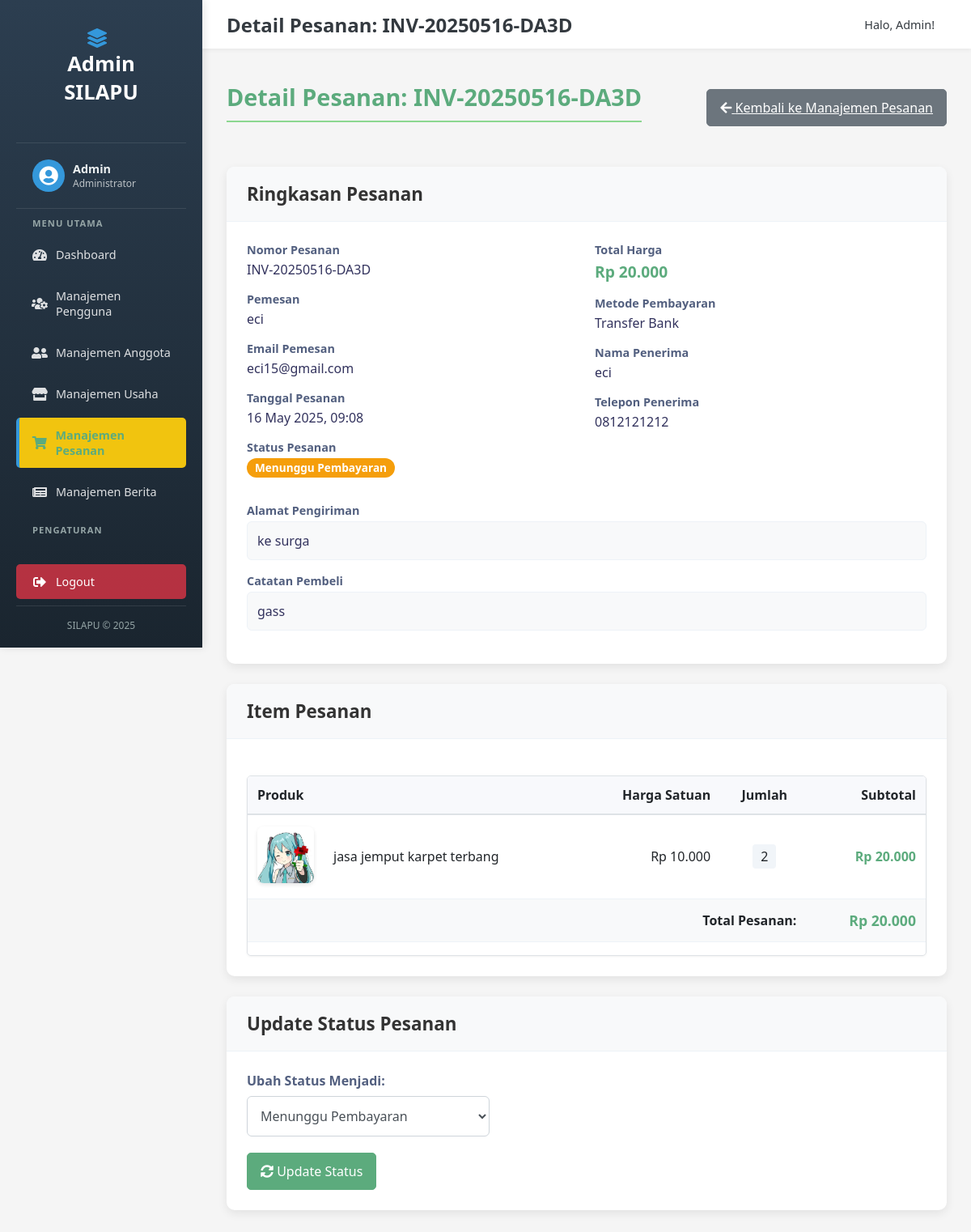
The app's page /admin/detail_pesanan.php?nomor_pesanan=INV-20250516-DA3D (signed in) with its own data.
### tables this page shows
CREATE TABLE `pesanan` (
  `id` int NOT NULL,
  `user_id` int DEFAULT NULL,
  `nomor_pesanan` varchar(50) NOT NULL,
  `total_harga` decimal(12,2) NOT NULL,
  `status_pesanan` varchar(50) NOT NULL DEFAULT 'Menunggu Pembayaran',
  `metode_pembayaran` varchar(100) DEFAULT NULL,
  `alamat_pengiriman` text,
  `nama_penerima` varchar(255) DEFAULT NULL,
  `telepon_penerima` varchar(20) DEFAULT NULL,
  `catatan_pembeli` text,
  `tanggal_pesanan` timestamp NULL DEFAULT CURRENT_TIMESTAMP,
  `tanggal_update` timestamp NULL DEFAULT CURRENT_TIMESTAMP ON UPDATE CURRENT_TIMESTAMP
);

CREATE TABLE `users` (
  `id` int NOT NULL,
  `username` varchar(100) NOT NULL,
  `email` varchar(255) NOT NULL,
  `password` varchar(255) NOT NULL,
  `role` varchar(50) NOT NULL DEFAULT 'user',
  `created_at` timestamp NULL DEFAULT CURRENT_TIMESTAMP
);

CREATE TABLE `detail_pesanan` (
  `id` int NOT NULL,
  `pesanan_id` int NOT NULL,
  `produk_id` int DEFAULT NULL,
  `nama_produk` varchar(255) NOT NULL,
  `harga_produk` decimal(10,2) NOT NULL,
  `jumlah` int NOT NULL,
  `subtotal_item` decimal(10,2) NOT NULL
);

CREATE TABLE `produk_layanan` (
  `id` int NOT NULL,
  `usaha_id` int NOT NULL,
  `nama_produk_layanan` varchar(255) NOT NULL,
  `deskripsi_produk_layanan` text,
  `harga` decimal(10,2) NOT NULL,
  `satuan` varchar(50) DEFAULT 'pcs',
  `stok` int DEFAULT NULL,
  `foto_produk_layanan` varchar(255) DEFAULT NULL,
  `kategori_produk_layanan` varchar(100) DEFAULT NULL,
  `is_tersedia` tinyint(1) DEFAULT '1',
  `tanggal_ditambahkan` timestamp NULL DEFAULT CURRENT_TIMESTAMP,
  `tanggal_diupdate` timestamp NULL DEFAULT CURRENT_TIMESTAMP ON UPDATE CURRENT_TIMESTAMP
);

### admin/detail_pesanan.php (the view, shortened to what this page needs)
<?php
 $pathPrefix = '../';
 $adminPathPrefix = '';
 $pageTitle = "Detail Pesanan";
 require $pathPrefix . 'config/db.php';
 $pesanan_detail = null;
 $item_pesanan_list = [];
 $error_message = '';
 if (!isset($_GET['nomor_pesanan'])) {
     $error_message = "Nomor pesanan tidak disediakan.";
 } else {
     $nomor_pesanan_url = trim($_GET['nomor_pesanan']);
     $stmt_pesanan = $conn->prepare("SELECT p.*, u.username AS nama_pemesan, u.email AS email_pemesan
                                     FROM pesanan p
                                     LEFT JOIN users u ON p.user_id = u.id
                                     WHERE p.nomor_pesanan = ?");
     if (!$stmt_pesanan) {
         $error_message = "Database error (prepare pesanan): " . $conn->error;
     } else {
         $stmt_pesanan->bind_param("s", $nomor_pesanan_url);
         $stmt_pesanan->execute();
         $result_pesanan = $stmt_pesanan->get_result();
         if ($result_pesanan->num_rows === 1) {
             $pesanan_detail = $result_pesanan->fetch_assoc();
             $pageTitle = "Detail Pesanan: " . htmlspecialchars($pesanan_detail['nomor_pesanan']);
             $stmt_items = $conn->prepare("SELECT dp.*, pl.foto_produk_layanan
                                           FROM detail_pesanan dp
                                           LEFT JOIN produk_layanan pl ON dp.produk_id = pl.id
                                           WHERE dp.pesanan_id = ?");
             if (!$stmt_items) {
                 $error_message = ($error_message ? $error_message . "<br>" : "") . "Database error (prepare items): " . $conn->error;
             } else {
                 $stmt_items->bind_param("i", $pesanan_detail['id']);
                 $stmt_items->execute();
                 $result_items = $stmt_items->get_result();
                 while ($row = $result_items->fetch_assoc()) {
                     $item_pesanan_list[] = $row;
                 }
             }
         } else {
             $error_message = "Pesanan tidak ditemukan.";
         }
     }
 }
 include $pathPrefix . 'includes/admin_header.php';
 ?>
<div class="page-header">
    <h2 class="section-title"><?php echo $pageTitle; ?></h2>
    <a href="<?php echo $adminPathPrefix; ?>manajemen_pesanan.php" class="btn btn-secondary">
        <i class="fas fa-arrow-left"></i> Kembali ke Manajemen Pesanan
    </a>
</div>
<?php if ($pesanan_detail): ?>
    <div class="card">
        <div class="card-header">
            <h3 class="card-title">Ringkasan Pesanan</h3>
        </div>
        <div class="card-body">
            <div class="info-grid">
                <div>
                    <div class="info-group">
                        <span class="info-label">Nomor Pesanan</span>
                        <div class="info-value"><?php echo htmlspecialchars($pesanan_detail['nomor_pesanan']); ?></div>
                    </div>
                    <div class="info-group">
                        <span class="info-label">Pemesan</span>
                        <div class="info-value">
                            <?php echo htmlspecialchars($pesanan_detail['nama_pemesan'] ?? '[User Dihapus]'); ?>
                        </div>
                    </div>
                    <div class="info-group">
                        <span class="info-label">Email Pemesan</span>
                        <div class="info-value"><?php echo htmlspecialchars($pesanan_detail['email_pemesan'] ?? '-'); ?></div>
                    </div>
                    <div class="info-group">
                        <span class="info-label">Tanggal Pesanan</span>
                        <div class="info-value"><?php echo date('d F Y, H:i', strtotime($pesanan_detail['tanggal_pesanan'])); ?></div>
                    </div>
                    <div class="info-group">
                        <span class="info-label">Status Pesanan</span>
                        <div class="info-value">
                            <span class="badge" style="background-color: <?php
                                $status_colors = [
                                    'Menunggu Pembayaran' => '#f59e0b',
                                    'Pembayaran Dikonfirmasi' => '#10b981',
                                    'Diproses' => '#3b82f6',
                                    'Dikirim' => '#8b5cf6',
                                    'Selesai' => '#16a34a',
                                    'Dibatalkan' => '#ef4444'
                                ];
                                echo $status_colors[$pesanan_detail['status_pesanan']] ?? '#6c757d';
                            ?>; color: white;">
                                <?php echo htmlspecialchars($pesanan_detail['status_pesanan']); ?>
                            </span>
                        </div>
                    </div>
                </div>
                <div>
                    <div class="info-group">
                        <span class="info-label">Total Harga</span>
                        <div class="info-value total-price">Rp <?php echo number_format($pesanan_detail['total_harga'], 0, ',', '.'); ?></div>
                    </div>
                    <div class="info-group">
                        <span class="info-label">Metode Pembayaran</span>
                        <div class="info-value"><?php echo htmlspecialchars($pesanan_detail['metode_pembayaran']); ?></div>
                    </div>
                    <div class="info-group">
                        <span class="info-label">Nama Penerima</span>
                        <div class="info-value"><?php echo htmlspecialchars($pesanan_detail['nama_penerima']); ?></div>
                    </div>
                    <div class="info-group">
                        <span class="info-label">Telepon Penerima</span>
                        <div class="info-value"><?php echo htmlspecialchars($pesanan_detail['telepon_penerima']); ?></div>
                    </div>
                </div>
            </div>
            <div class="info-group" style="margin-top: 15px;">
                <span class="info-label">Alamat Pengiriman</span>
                <div class="info-value" style="background-color: #f8f9fa; padding: 12px; border-radius: 6px; border: 1px solid #edf2f7;">
                    <?php echo nl2br(htmlspecialchars($pesanan_detail['alamat_pengiriman'])); ?>
                </div>
            </div>
            <?php if (!empty($pesanan_detail['catatan_pembeli'])): ?>
                <div class="info-group">
                    <span class="info-label">Catatan Pembeli</span>
                    <div class="info-value" style="background-color: #f8f9fa; padding: 12px; border-radius: 6px; border: 1px solid #edf2f7;">
                        <?php echo nl2br(htmlspecialchars($pesanan_detail['catatan_pembeli'])); ?>
                    </div>
                </div>
            <?php endif; ?>
        </div>
    </div>
    <div class="card">
        <div class="card-header">
            <h3 class="card-title">Item Pesanan</h3>
        </div>
        <div class="card-body">
            <?php if (!empty($item_pesanan_list)): ?>
                <div class="table-responsive">
                    <table class="table">
                        <thead>
                            <tr>
                                <th colspan="2">Produk</th>
                                <th style="text-align: right;">Harga Satuan</th>
                                <th style="text-align: center;">Jumlah</th>
                                <th style="text-align: right;">Subtotal</th>
                            </tr>
                        </thead>
                        <tbody>
                            <?php foreach ($item_pesanan_list as $item): ?>
                                <tr>
                                    <td style="width: 90px;">
                                        <?php if ($item['foto_produk_layanan']): ?>
                                            <img src="<?php echo $pathPrefix . htmlspecialchars($item['foto_produk_layanan']); ?>"
                                                 alt="<?php echo htmlspecialchars($item['nama_produk']); ?>"
                                                 class="product-image">
                                        <?php else: ?>
                                            <img src="<?php echo $pathPrefix; ?>assets/images/placeholder_produk.png"
                                                 alt="Placeholder"
                                                 class="product-image" style="opacity:0.5;">
                                        <?php endif; ?>
                                    </td>
                                    <td>
                                        <div style="font-weight: 500;"><?php echo htmlspecialchars($item['nama_produk']); ?></div>
                                    </td>
                                    <td style="text-align: right; white-space: nowrap;">
                                        Rp <?php echo number_format($item['harga_produk'], 0, ',', '.'); ?>
                                    </td>
                                    <td style="text-align: center;">
                                        <span style="display: inline-block; background-color: #f1f5f9; padding: 4px 10px; border-radius: 4px; font-weight: 500;">
                                            <?php echo $item['jumlah']; ?>
                                        </span>
                                    </td>
                                    <td style="text-align: right; white-space: nowrap; font-weight: 600; color: var(--dark-green);">
                                        Rp <?php echo number_format($item['subtotal_item'], 0, ',', '.'); ?>
                                    </td>
                                </tr>
                            <?php endforeach; ?>
                            <tr style="background-color: #f8f9fa;">
                                <td colspan="4" style="text-align: right; font-weight: 600; padding: 15px;">Total Pesanan:</td>
                                <td style="text-align: right; font-weight: 700; font-size: 1.1rem; color: var(--dark-green);">
                                    Rp <?php echo number_format($pesanan_detail['total_harga'], 0, ',', '.'); ?>
                                </td>
                            </tr>
                        </tbody>
                    </table>
                </div>
            <?php endif; ?>
        </div>
    </div>
    <div class="card">
        <div class="card-header">
            <h3 class="card-title">Update Status Pesanan</h3>
        </div>
        <div class="card-body">
            <form action="<?php echo $adminPathPrefix; ?>detail_pesanan.php?nomor_pesanan=<?php echo urlencode($pesanan_detail['nomor_pesanan']); ?>" method="POST">
                <div class="form-group">
                    <label for="status_baru" class="form-label">Ubah Status Menjadi:</label>
                    <select name="status_baru" id="status_baru" class="form-control" style="max-width: 300px;">
                        <?php
                        $all_statuses = ['Menunggu Pembayaran', 'Pembayaran Dikonfirmasi', 'Diproses', 'Dikirim', 'Selesai', 'Dibatalkan'];
                        foreach ($all_statuses as $status_option) {
                            $selected = ($pesanan_detail['status_pesanan'] == $status_option) ? 'selected' : '';
                            $status_color = '';
                            switch ($status_option) {
                                case 'Menunggu Pembayaran': $status_color = '#f59e0b'; break;
                                case 'Pembayaran Dikonfirmasi': $status_color = '#10b981'; break;
                                case 'Diproses': $status_color = '#3b82f6'; break;
                                case 'Dikirim': $status_color = '#8b5cf6'; break;
                                case 'Selesai': $status_color = '#16a34a'; break;
                                case 'Dibatalkan': $status_color = '#ef4444'; break;
                            }
                            echo "<option value=\"$status_option\" $selected style=\"color: $status_color; font-weight: 500;\">" .
                                    htmlspecialchars($status_option) .
                                 "</option>";
                        }
                        ?>
                    </select>
                </div>
                <button type="submit" name="update_status_pesanan" class="btn btn-primary">
                    <i class="fas fa-sync-alt"></i> Update Status
                </button>
            </form>
        </div>
    </div>
<?php endif; ?>
<?php
include $pathPrefix . 'includes/admin_footer.php';
?>

### includes/admin_header.php (shortened to what this page needs)
<!DOCTYPE html>
<html lang="id">
<head>
    <link rel="stylesheet" href="<?php echo ($pathPrefix ?? '../'); ?>assets/css/admin_style.css">
     <link rel="stylesheet" href="https://cdnjs.cloudflare.com/ajax/libs/font-awesome/5.15.4/css/all.min.css">
</head>
<body class="admin-body"> <?php  ?>
    <?php
        include 'admin_sidebar.php';
    ?>
    <div class="main-content-area">
        <header class="admin-top-header">
            <h1 class="page-main-title"><?php echo $pageTitle ?? 'Dashboard Admin'; ?></h1>
            <?php if(isset($_SESSION['user_id']) && isset($_SESSION['username'])): ?>
            <div class="admin-user-info">
                <span>Halo, <?php echo htmlspecialchars($_SESSION['username']); ?>!</span>
            </div>
            <?php endif; ?>
        </header>
        <main class="page-content <?php  ?>">
            <div class="content-wrapper">

### records on screen
pesanan: nomor_pesanan "Detail Pesanan: INV-20250516-DA3D", nomor_pesanan "INV-20250516-DA3D", user.username "eci", user.email "eci15@gmail.com", tanggal_pesanan "16 May 2025, 09:08", status_pesanan "Menunggu Pembayaran", total_harga "20.000", metode_pembayaran "Transfer Bank", nama_penerima "eci", telepon_penerima "0812121212", alamat_pengiriman "ke surga", catatan_pembeli "gass"
detail_pesanan: produk.foto_produk_layanan (picture), nama_produk "jasa jemput karpet terbang", harga_produk "10.000", jumlah "2", subtotal_item "20.000"

### other values on screen
$_SESSION['username'] "Admin"
form field status_baru "Menunggu Pembayaran"
